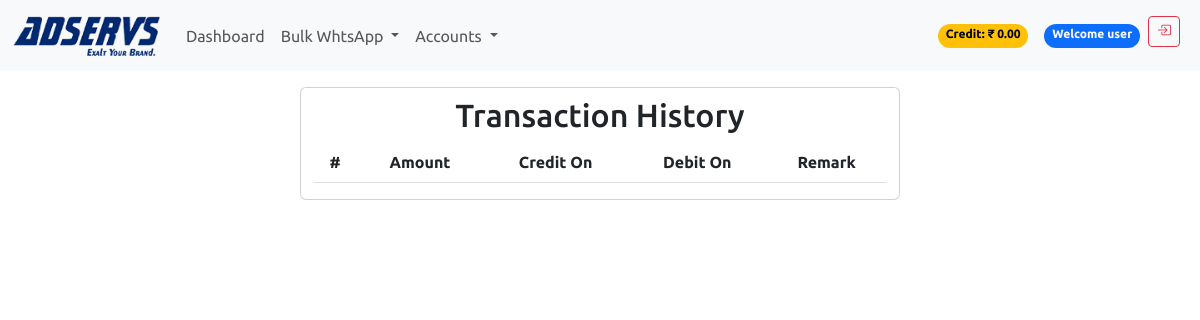
The page /transactionHistory/ (signed in) on the database as committed earlier.
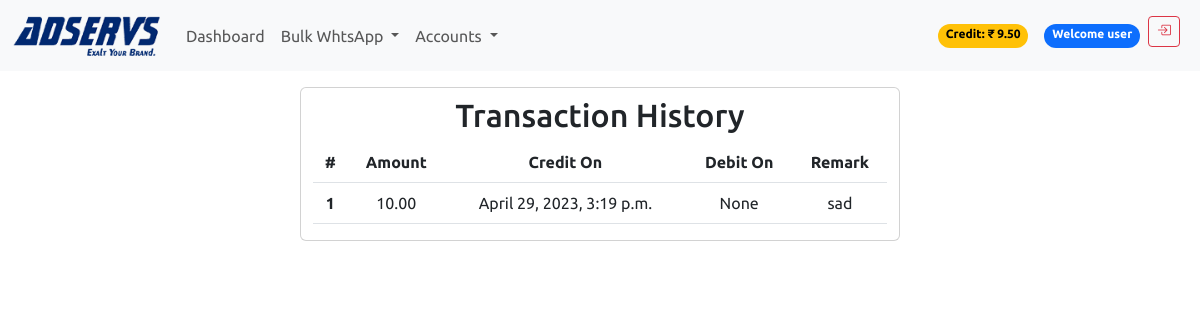
The same page on the database as committed later.
### accounts/models.py (models this page shows, shortened)
class Account(AbstractBaseUser):
    email = models.EmailField(unique=True)
    username = models.CharField(unique=True, max_length=20)
    first_name = models.CharField(max_length=50)
    last_name = models.CharField(max_length=50)
    phone_number = models.CharField(max_length=50)
    company_name = models.CharField(max_length=50)
    gst_number = models.CharField(max_length=50)
    address = models.CharField(max_length=50)
    city = models.CharField(max_length=50)
    state = models.CharField(max_length=50)
    pincode = models.CharField(max_length=50)
    country = models.CharField(max_length=50)
    date_joined = models.DateTimeField(auto_now_add=True)
    last_login = models.DateTimeField(auto_now_add=True)
    is_active = models.BooleanField(default=True)
    is_staff = models.BooleanField(default=False)
    is_superuser = models.BooleanField(default=False)
    is_reseller = models.BooleanField(default=False)
    whtsapp_app = models.BooleanField(default=True)
    voice_app = models.BooleanField(default=False)
    reseller = models.ForeignKey('self', on_delete=models.CASCADE, null=True, blank=True, related_name='belongs_to')
    wallet_balance = models.DecimalField(max_digits=10, decimal_places=2, default=0)
    objects = AccountManager()
    USERNAME_FIELD = 'email'
    REQUIRED_FIELDS = ['username']

### usermanagement/models.py (models this page shows, shortened)
class Wallet(models.Model):
    TRANSACTION_TYPE_CHOICES = (
        ('credit', 'Credit'),
        ('debit', 'Debit')
    )
    user = models.ForeignKey(Account, on_delete=models.CASCADE)
    created_at = models.DateTimeField(null=True, blank=True)
    wallet_balance = models.DecimalField(max_digits=10, decimal_places=2, default=0)
    amount = models.DecimalField(max_digits=10, decimal_places=2, default=0)
    transaction_type = models.CharField(max_length=10, choices=TRANSACTION_TYPE_CHOICES, null=True, blank=True)
    credit_on = models.DateTimeField(null=True, blank=True)
    debit_on = models.DateTimeField(null=True, blank=True)
    remark = models.TextField(null=True, blank=True)

### usermanagement/views.py (the view)
# urls.py: path('transactionHistory/', views.transaction_history, name='transactionHistory'),
def transaction_history(request):
    user_id = request.user.id
    try:
        user = get_object_or_404(Account, id=user_id)
    except Account.DoesNotExist:
        messages.error(request, "Invalid user ID")
        return redirect(reverse("manage_users"))
    credits_debits = Wallet.objects.filter(user=user).order_by('-created_at')
    form = CreditDebitForm(reseller=user.reseller)
    context = {
        'user': user,
        'credits_debits': credits_debits,
        'form': form,
        "site": "Transaction History",
        }
    return render(request, 'usermanagement/transaction_history.html', context)

### templates/usermanagement/transaction_history.html (shortened to what this page needs)
{% extends 'base.html' %}
{% load static %}
{% block content %}
{% include 'includes/navbar.html' %}
<div class="container text-center card col-sm-6 my-3 py-2">
  <h2>Transaction History</span>
  </h2>
  <table class="table m-auto table-hover mb-2">
    <thead>
      <tr>
        <th scope="col">#</th>
        <th scope="col">Amount</th>
        <th scope="col">Credit On</th>
        <th scope="col">Debit On</th>
        <th scope="col">Remark</th>
      </tr>
    </thead>
    <tbody>
      {% for cd in credits_debits %}
      <tr>
        <th scope="row">{{ forloop.counter }}</th>
        <td>{{ cd.amount }}</td>
        <td>{{ cd.credit_on }}</td>
        <td>{{ cd.debit_on }}</td>
        <td>{{ cd.remark }}</td>
      </tr>
    </tbody>
    {% endfor %}
  </table>
{% endblock %}

### templates/includes/navbar.html (shortened to what this page needs)
{% load static %}
<nav class="navbar navbar-expand-lg bg-body-tertiary sticky-top">
    <div class="container-fluid">
        <a class="navbar-brand" href="{% url 'index' %}">
            <img src="{% static 'assets/img/logo.png' %}" alt="AdServs" width="150" height="45">
        </a>
        <div class="collapse navbar-collapse" id="navbarSupportedContent">
            <ul class="navbar-nav me-auto mb-2 mb-lg-0 flex-grow-1">
                <li class="nav-item">
                    <a class="nav-link" aria-current="page" href="{% url 'index' %}">Dashboard</a>
                </li>
                {% if request.user.whtsapp_app %}
                <li class="nav-item dropdown">
                    <a class="nav-link dropdown-toggle" href="#" role="button" data-bs-toggle="dropdown"
                        aria-expanded="false">
                        Bulk WhtsApp
                    </a>
                </li>
                {% endif %}
                <li class="nav-item dropdown">
                    <a class="nav-link dropdown-toggle" href="#" role="button" data-bs-toggle="dropdown"
                        aria-expanded="false">
                        Accounts
                    </a>
                </li>
                <div class="d-flex ms-auto">
                    {% if user.is_authenticated %}
                    <li class="nav-item px-4"></li>
                        <span class="badge rounded-pill text-bg-warning my-2">Credit: ₹ {{ user.wallet_balance }}</span>
                    <li class="nav-item px-2"></li>
                        <span class="badge rounded-pill text-bg-primary my-2">Welcome {{ user.username }}</span>
                    <li class="nav-item px-2">
                        <a href="{% url 'logout' %}" class="btn btn-sm btn-outline-danger"
                        data-bs-toggle="tooltip" data-bs-placement="top" data-bs-title="Logout">
                          <i class="bi bi-box-arrow-in-right"></i>
                        </a>
                    </li>
                    {% endif %}
                </div>
            </ul>
        </div>
    </div>
</nav>

Rows that differ between the two databases and show on the page:
changed Account "user": wallet_balance "0.00" → "9.50"
added Wallet: amount "10.00", credit_on "April 29, 2023, 3:19 p.m.", debit_on "None", remark "sad"
